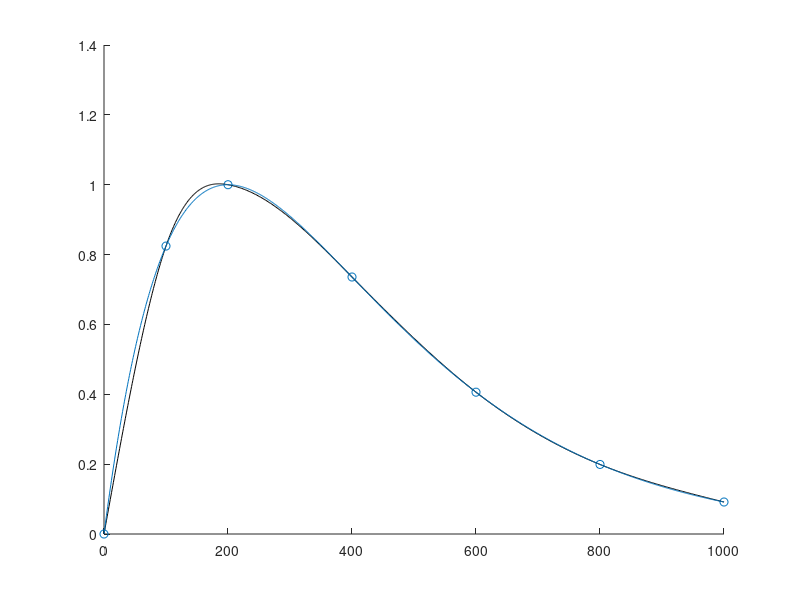

MATLAB code to generate this figure:
clear all; clc
t = [0 100 200 400 600 800 1000];
f = [0 0.82436 1 0.73576 0.40601 0.19915 0.09158];

scatter(t,f,'r*');
hold on;

% Calculate the step
h = [];
for i = 1:length(t)-1
	h = [h t(i+1)-t(i)];
end

% Construct the matrix for the linear equation system
A(1,1) = 1;
A(length(t),length(t)) = 1;
for i = 2:length(h)
	A(i,i-1) = h(i-1);
	A(i,i) = 2*(h(i-1)+h(i));
	A(i,i+1) = h(i);
end

% Construct b for linear equation system
y = [0];
for i = 1:length(t)-2
	y = [y; (f(i+2)-f(i+1))/h(i+1) - (f(i+1)-f(i))/h(i)];
end
y = 6*[y; 0];

% Solve the linear system for m
m = A\y;

% Construct the coefficient vectors
a = [];
b = [];
c = [];
d = [];
for i = 1:length(m)-1
	a = [a; f(i)];
	b = [b; (f(i+1)-f(i))/h(i) - h(i)/2*m(i) - h(i)/6*(m(i+1)-m(i))];
	c = [c; 1/2*m(i)];
	d = [d; (m(i+1)-m(i))/(6*h(i))];
end

% Construct the polynomials for each interval and plot them
for i = 1:length(t)-1
	x = linspace(t(i),t(i+1),100);
	y = a(i) + b(i).*(x-t(i)) + c(i).*(x-t(i)).^2 + d(i)*(x-t(i)).^3;
	plot(x,y,'k');
end

xx = 0:1:1000;
yy = xx/200.*exp(-xx/200+1);
plot(xx,yy)